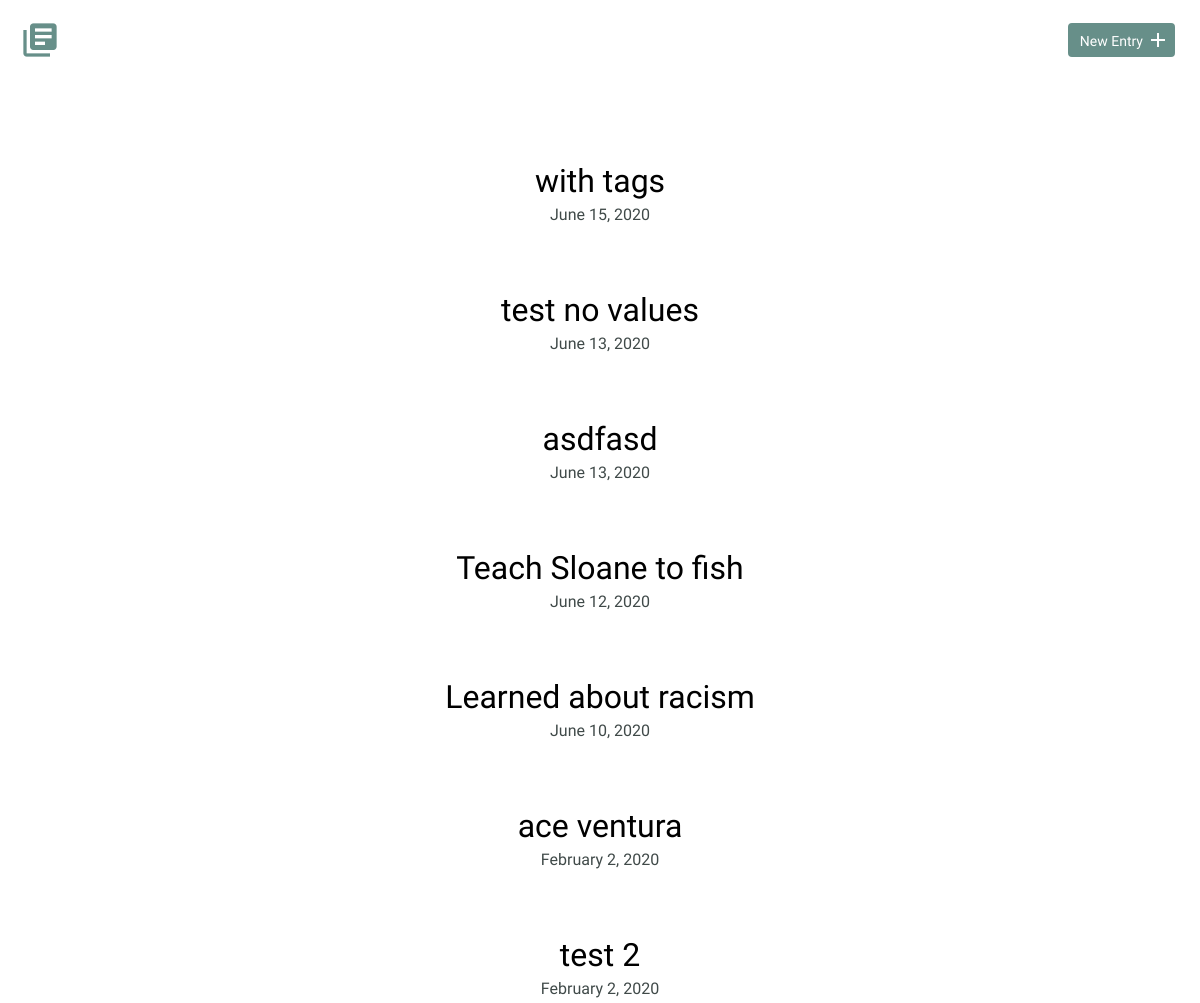
Before: / (upper part) with the older database file.
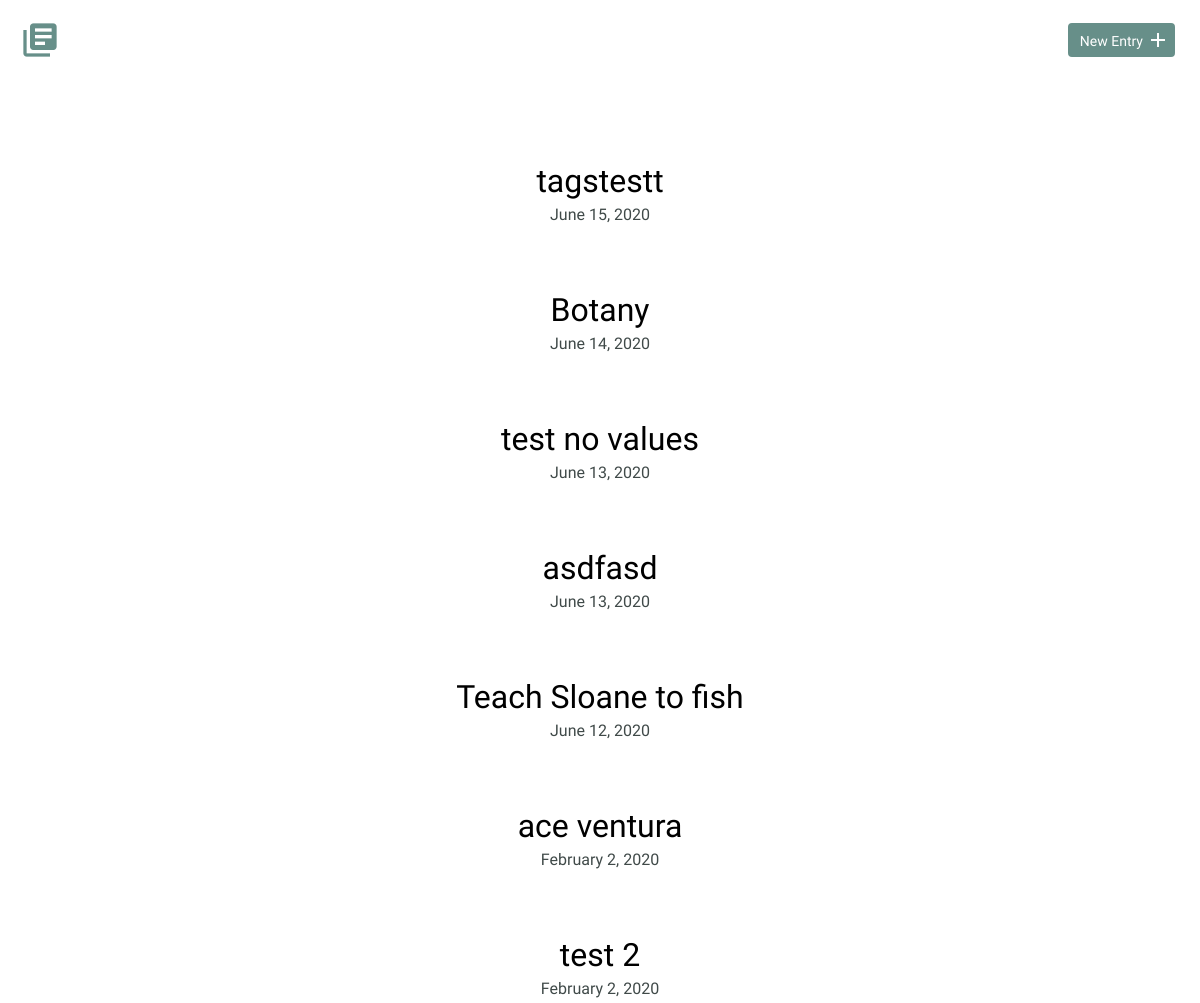
After: the same page with the newer database file.
### tables this page shows
CREATE TABLE "entries" (
	`id`	INTEGER,
	`title`	TEXT,
	`date`	TEXT,
	`time_spent`	INTEGER,
	`learned`	BLOB,
	`resources`	BLOB, tags text,
	PRIMARY KEY(`id`)
);

### inc/functions.php (called while the page is built, shortened)
<?php
function getEntries() {
    include 'connection.php';
    try {
        $sql = "SELECT id, title, date FROM entries ORDER BY date DESC";
        $results = $db->query($sql);
    } catch (Exception $e) {
        echo 'error: ' . $e->getMessage();
    }
    return $results->fetchAll(PDO::FETCH_ASSOC);
}
function convertDate($date) {
    $timestamp = strtotime($date);
    $formatted_time = date('F j, Y', $timestamp);
    return $formatted_time;
}

### index.php (the view, shortened to what this page needs)
<?php
include 'inc/functions.php';
?>
<html>
    <head>
        <link rel="stylesheet" href="css/normalize.css">
        <link rel="stylesheet" href="css/site.css">
    </head>
    <body>
    <?php include 'header.php'; ?>
        <section>
            <div class="container">
                <div class="entry-list">
                    <?php
                        $entries = getEntries();
                        foreach($entries as $entry) {
                        echo "<article>";
                        echo "<h2><a href=\"detail.php?id={$entry['id']}\">{$entry['title']}</a></h2>";
                        echo "<time datetime=\"{$entry['date']}\">" . convertDate($entry['date']) . "</time>";
                        echo "</article>";
                        }
                    ?>
                </div>
            </div>
        </section>
    </body>
</html>

### header.php
<header>
    <link rel="stylesheet" href="https://cdnjs.cloudflare.com/ajax/libs/animate.css/4.0.0/animate.min.css"/>
    <div class="container">
        <div class="site-header">
            <a class="logo" href="index.php"><i class="material-icons">library_books</i></a>
            <a class="button icon-right" href="new.php"><span>New Entry</span> <i class="material-icons">add</i></a>
        </div>
    </div>
</header>

### css/site.css (style rules this page uses)
body { font-size: 16px; color: #404a49; font-family: 'Cousine', serif; font-weight: 400; }
.container { margin: 0 auto; padding: 0 25px; }
header .site-header { margin: 0 auto; height: 95px; }
header .logo i { color: #678f89; margin: 20px 0 0 -5px; float: left; font-size: 40px; }
header .button { float: right; margin: 33px 0 0 0; }
.button { padding: 8px 10px 6px 10px; background: #678f89; border: 2px solid #678f89; border-radius: 4px; text-decoration: none; color: #FFF; position: relative; text-align: center; font-size: 14px; }
.button.icon-right { padding-right: 30px; top: -10px; }
.button.icon-right i { position: absolute; top: 3px; right: 3px; }
h1, h2, h3 { margin: 0; font-weight: 400; line-height: 1em; color: #000; }
h2 { font-size: 32px; }
h2 a { text-decoration: none; color: #000; }
.entry-list, .edit-entry, .new-entry { max-width: 800px; margin: 0 auto; padding: 70px 0 150px 0; }
.entry-list article { margin-bottom: 70px; text-align: center; }
.entry-list article h2 { margin-bottom: 8px; }

Changed rows visible on the page:
removed entries: title "Learned about racism", date "June 10, 2020"
changed entries: title "with tags" → "tagstestt"
added entries: title "Botany", date "June 14, 2020"
